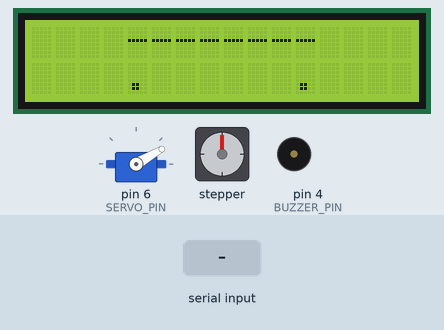
Simulated run of this sketch. Board: Arduino Uno, built with avr-gcc and run on an emulated ATmega328P. Shown: 16×2 character LCD, servo, stepper motor, buzzer (waves = sounding). The test bench sets the inputs (shaded band). Stepper angles assume 2048 steps per turn.

Above: at 1.2 s.
1.3 s: "b" received over Serial
At 1.6 s:
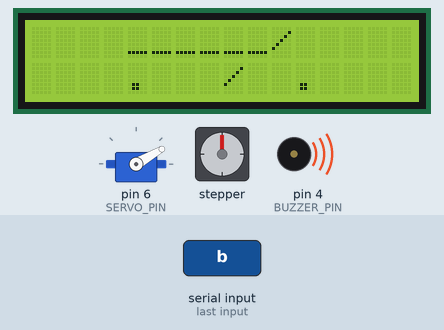
At 2.26 s:
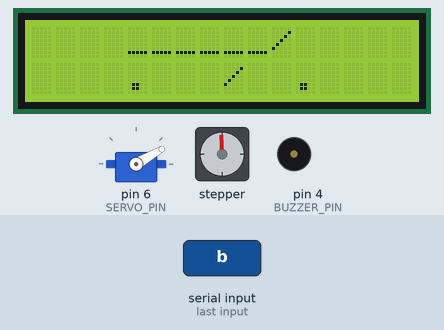
4.3 s: "b" received over Serial
At 8.3 s:
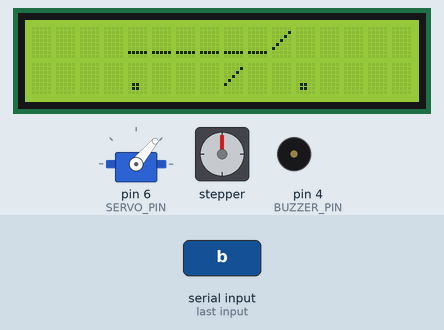
Timing chart, 0 to 10.5 s (numbered marks = the images above; inputs shaded):
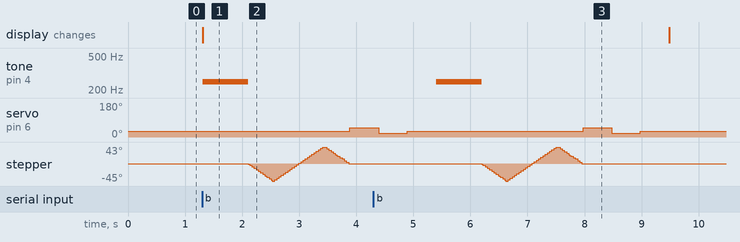

The sketch:

fernandoCode.ino
```cpp
#include <Stepper.h>
#include <LiquidCrystal.h>
#include <Servo.h>  // Include the Servo library

// Stepper Motor Setup
#define STEPS_PER_REV 2048 // Steps per revolution for 28BYJ-48 stepper motor
#define MOTOR_SPEED 17 // Speed in RPM

// Define stepper motor pin connections
#define IN1 0
#define IN2 1
#define IN3 2
#define IN4 3

// Initialize the Stepper library with ULN2003AN driver pins
Stepper stepperMotor(STEPS_PER_REV, IN1, IN3, IN2, IN4);

// Buzzer Setup
#define BUZZER_PIN 4 // Define buzzer pin
int E = 329;  // Frequencies for E major chord (E, G#, B, E, G#)

// LCD Setup
LiquidCrystal lcd(7, 8, 9, 10, 11, 12);

// Servo Setup
#define SERVO_PIN 6 // Define the pin for the servo motor
Servo servoMotor;  // Create a Servo object

// Custom characters for smiley and sad face (5x8 pixel matrix)

void setup() {
  // Stepper Motor setup
  stepperMotor.setSpeed(MOTOR_SPEED);

  // LCD Setup
  lcd.begin(16, 2);  // Initialize the LCD
  lcd.clear();

  // Buzzer Setup
  pinMode(BUZZER_PIN, OUTPUT);

  // Servo Setup
  servoMotor.attach(SERVO_PIN);  // Attach the servo to the specified pin
  servoMotor.write(30);  // Set the servo to horizontal position initially (90 degrees)

  // Start serial communication at 9600 baud rate
  Serial.begin(9600);
}

void loop() {
  goodPosture();

  if (Serial.available() > 0) {
    char command = Serial.read();  // Read the incoming command

    if (command == 'b') {  // 'b' for bad posture
      badPosture();   // Display sad face for bad posture
      makeSound();    // Play E major chord again
      shakeHead();    // Shake head using stepper motor
      poke();         // Move the servo for the poke action

    }
  }
}

// Function to play E major chord
void makeSound() {
  unsigned long startTime = millis();  // Start time to track duration

  while (millis() - startTime < 700) {
    for (int i = 0; i < 5; i++) {
      tone(BUZZER_PIN, 250);  // Play the note
      delay(80); // Slight overlap between notes (80ms for each)
    }
  }

  // Stop the sound after duration
  noTone(BUZZER_PIN);
}

// Function to display a smiling face for good posture
void goodPosture(){
  lcd.clear();       // Clear any previous data
  lcd.setCursor(4, 1);  // Set cursor to the top-left
  lcd.print(".      .");       // Display a smiley face
  lcd.setCursor(4, 0);  // Set cursor to the top-left
  lcd.print("--------");       // Display a smiley face
}

void badPosture(){
  lcd.clear();       // Clear any previous data
  lcd.setCursor(4, 1);  // Set cursor to the top-left
  lcd.print(".   /\  .");       // Display a sad face
  lcd.setCursor(4, 0);  // Set cursor to the top-left
  lcd.print("\______/");       // Display a sad face
}

// Function to move stepper motor (shake head motion)
void shakeHead() {
  stepperMotor.setSpeed(MOTOR_SPEED);
  stepperMotor.step(-STEPS_PER_REV / 8); // Move 45 degrees CCW
  stepperMotor.step(STEPS_PER_REV / 4);  // Move 90 degrees CW
  stepperMotor.step(-STEPS_PER_REV / 8); // Move 45 degrees CCW
}

// Function to move the servo motor (poke action)
void poke() {
  // Move servo 45 degrees above horizontal (135 degrees)
  servoMotor.write(50);
  delay(500);  // Wait for servo to move

  // Move servo 45 degrees below horizontal (45 degrees)
  servoMotor.write(20);
  delay(500);  // Wait for servo to move

  // Return to horizontal position (90 degrees)
  servoMotor.write(30);
  delay(500);  // Wait for servo to move
}
```

Measured:
- after the input at 1.3 s, tone on pin 4 (BUZZER_PIN): silent → 250 Hz at once, → silent 0.80 s later; servo on pin 6 (SERVO_PIN): 30° → 50° after 2.6 s; stepper: turns 45° counter-clockwise in 0.42 s, then 88° clockwise in 0.84 s, then 43° counter-clockwise in 0.38 s; the display: changes at once (image 1)
- after the input at 4.3 s, tone on pin 4 (BUZZER_PIN): silent → 250 Hz after 1.1 s, → silent 0.80 s later; stepper: turns 45° counter-clockwise in 0.42 s, then 88° clockwise in 0.84 s, then 43° counter-clockwise in 0.38 s
